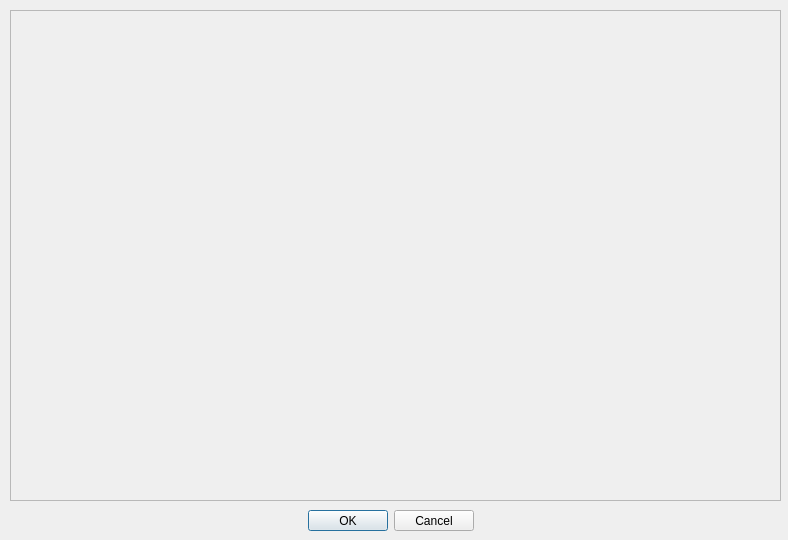
<?xml version="1.0" encoding="UTF-8"?>
<ui version="4.0">
 <class>Dialog</class>
 <widget class="QDialog" name="Dialog">
  <property name="geometry">
   <rect>
    <x>0</x>
    <y>0</y>
    <width>788</width>
    <height>540</height>
   </rect>
  </property>
  <property name="windowTitle">
   <string>Dialog</string>
  </property>
  <widget class="QDialogButtonBox" name="buttonBox">
   <property name="geometry">
    <rect>
     <x>0</x>
     <y>510</y>
     <width>781</width>
     <height>21</height>
    </rect>
   </property>
   <property name="orientation">
    <enum>Qt::Orientation::Horizontal</enum>
   </property>
   <property name="standardButtons">
    <set>QDialogButtonBox::StandardButton::Cancel|QDialogButtonBox::StandardButton::Ok</set>
   </property>
   <property name="centerButtons">
    <bool>true</bool>
   </property>
  </widget>
  <widget class="QScrollArea" name="scrollArea">
   <property name="geometry">
    <rect>
     <x>10</x>
     <y>10</y>
     <width>771</width>
     <height>491</height>
    </rect>
   </property>
   <property name="widgetResizable">
    <bool>true</bool>
   </property>
   <widget class="QWidget" name="scrollAreaWidgetContents">
    <property name="geometry">
     <rect>
      <x>0</x>
      <y>0</y>
      <width>769</width>
      <height>489</height>
     </rect>
    </property>
    <widget class="QWidget" name="verticalLayoutWidget">
     <property name="geometry">
      <rect>
       <x>0</x>
       <y>0</y>
       <width>771</width>
       <height>491</height>
      </rect>
     </property>
     <layout class="QVBoxLayout" name="verticalLayout"/>
    </widget>
   </widget>
  </widget>
 </widget>
 <resources/>
 <connections>
  <connection>
   <sender>buttonBox</sender>
   <signal>accepted()</signal>
   <receiver>Dialog</receiver>
   <slot>accept()</slot>
   <hints>
    <hint type="sourcelabel">
     <x>248</x>
     <y>254</y>
    </hint>
    <hint type="destinationlabel">
     <x>157</x>
     <y>274</y>
    </hint>
   </hints>
  </connection>
  <connection>
   <sender>buttonBox</sender>
   <signal>rejected()</signal>
   <receiver>Dialog</receiver>
   <slot>reject()</slot>
   <hints>
    <hint type="sourcelabel">
     <x>316</x>
     <y>260</y>
    </hint>
    <hint type="destinationlabel">
     <x>286</x>
     <y>274</y>
    </hint>
   </hints>
  </connection>
 </connections>
</ui>
